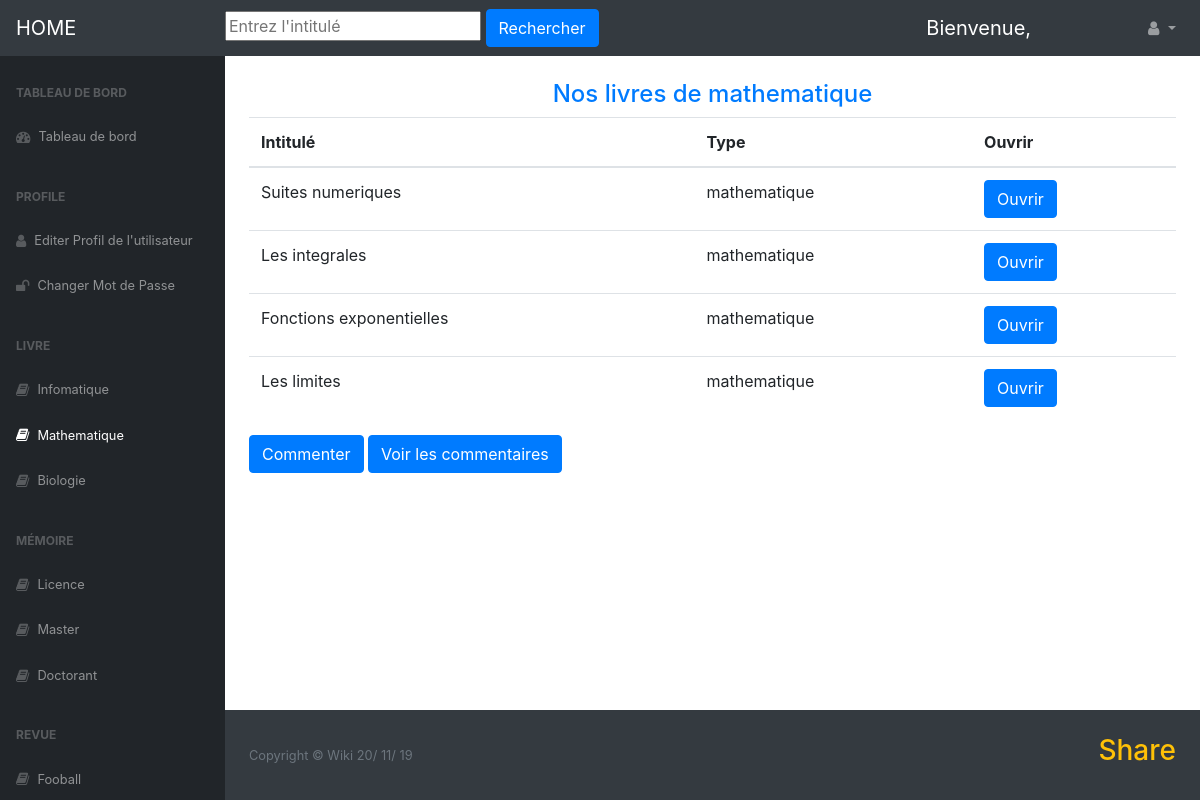
The page /Math/ on the database its author committed.
### blog/models.py (models this page shows, shortened)
class Document(models.Model):
    intitulé = models.CharField(max_length=100, default="")
    nomAuteur = models.CharField(max_length=100, default="")
    maison_edition = models.CharField(max_length=100, default="")
    annéeEdition = models.DateField(max_length=100, default="")
    nombrePages = models.IntegerField()
    type = models.CharField(max_length=100, default="")
    class Meta:
        abstract = True

class Livre(Document):
    Nbre_tome = models.IntegerField(default=None)
    livre = models.FileField(upload_to='livre', default="")

### blog/views.py (the view)
# urls.py: path('Math/', views.Math, name='mathematique'),
def Math(request):
    livres = Livre.objects.all()
    return render(request, 'blog/Mathematique.html', {'livres': livres})

### blog/templates/blog/Mathematique.html (shortened to what this page needs)
{%load static%}
{% load social_share %}
<!DOCTYPE html>
<html lang="fr">
<head>
	<link rel="stylesheet" type="text/css" href="{% static 'blog/css/bootstrap/bootstrap.min.css'%}">
    <link rel="stylesheet" type="text/css" href="{% static 'blog/css/style/style.css'%}">
    <link rel="stylesheet" type="text/css" href="{% static 'blog/css/style/style1.css'%}">
    <link rel="stylesheet" type="text/css" href="{% static 'blog/css/fonts/fontawesome/font-awesome.min.css'%}">
</head>
<body class="sb-nav-fixed">
	<nav class="sb-topnav navbar navbar-expand navbar-dark bg-dark">
			  <a class="navbar-brand" href="{%url 'home'%}">HOME</a>
                <form method="post" action="{% url 'search'%}">
                                      <input type="text" name="search" class="" placeholder="Entrez l'intitulé">
                                      <button type="submit" class="btn btn-primary btn sm">Rechercher</button>
               </form>
                                <br><br>
			  <div class="collapse navbar-collapse" id="navbarSupportedContent">
				    <ul class="navbar-nav ml-auto">
				    	<a class="navbar-brand" href="#">
				    		<div class="user-tools">
									Bienvenue,
			               </div>
				    	</a>
		                <li class="nav-item dropdown">
		                    <a class="nav-link dropdown-toggle" id="userDropdown" href="#" role="button" data-toggle="dropdown" aria-haspopup="true" aria-expanded="false"><i class="fa fa-user fa-fw"></i></a>
		                </li>
                   </ul>
               </div>
    </nav>
     <div id="layoutSidenav">
            <div id="layoutSidenav_nav">
                <nav class="sb-sidenav accordion sb-sidenav-dark" id="sidenavAccordion">
                    <div class="sb-sidenav-menu">
                        <div class="nav">
                            <div class="sb-sidenav-menu-heading">TAbleau de Bord</div>
                            <a class="nav-link" href="{%url 'accueil'%}"
                                ><div class="sb-nav-link-icon"><i class="fa fa-tachometer"></i></div>
                                <small>Tableau de bord</small>
                            </a>
                             <div class="sb-sidenav-menu-heading">Profile</div>
                            <a class="nav-link" href="{%url 'edit_profile'%}"
                                ><div class="sb-nav-link-icon"><i class="fa fa-user"></i></div>
                                <small>Editer Profil de l'utilisateur</small>
                            </a>
                                <a class="nav-link" href="{%url 'password'%}">
                                        <div class="sb-nav-link-icon"><i class="fa fa-unlock"></i></div>
                                    <small>Changer Mot de Passe</small>
                                </a>
                            <div class="sb-sidenav-menu-heading">Livre</div>
                            <a class="nav-link" href="{% url 'informatique'%}"
                                ><div class="sb-nav-link-icon"><i class="fa fa-book"></i></div>
                                <small>Infomatique</small>
                                </a>
                             <a class="nav-link" href="{% url 'mathematique' %}"
                                ><div class="sb-nav-link-icon"><i class="fa fa-book"></i></div>
                                <small>Mathematique</small>
                                </a
                            >
                            <a class="nav-link" href="{% url 'biologie'%}">
                                    <div class="sb-nav-link-icon"><i class="fa fa-book"></i></div>
                                    <small> Biologie</small>
                             </a>
                            <div class="sb-sidenav-menu-heading">Mémoire</div>
                            <a class="nav-link" href="{% url 'licence'%}"
                                ><div class="sb-nav-link-icon"><i class="fa fa-book"></i></div>
                                <small>Licence</small>
                                </a
                            ><a class="nav-link" href="{% url 'master'%}"
                                ><div class="sb-nav-link-icon"><i class="fa fa-book"></i></div>
                                <small>Master</small>
                                </a
                            >
                            <a class="nav-link" href="{% url 'doctorat'%}">
                                    <div class="sb-nav-link-icon"><i class="fa fa-book"></i></div>
                                    <small>Doctorant</small>
                             </a>
                            <div class="sb-sidenav-menu-heading">Revue</div>
                            <a class="nav-link" href="{% url 'football'%}"
                                ><div class="sb-nav-link-icon"><i class="fa fa-book"></i></div>
                                <small>Fooball</small>
                                </a>
                        </div>
                    </div>
                </nav>
            </div>
            <div id="layoutSidenav_content">
                <main>
                    <div class="container-fluid">
                        <h4 class="mt-4 text-center text-primary">Nos livres de mathematique</h4>
                          <table class="table">
                             <thead>
                                     <tr>
                                         <th>Intitulé</th>
                                         <th>Type</th>
                                         <th>Ouvrir</th>
                                     </tr>
                             </thead>
                              <tbody>
                                      {%for livre in livres %}
                                          {% if livre.type == "mathematique" %}
                                            <tr>
                                               <td>{{livre.intitulé}}</td>
                                               <td>{{livre.type}}</td>
                                               <td><a href="{{livre.livre.url}}" class="btn btn-primary btn sm" target="_blank">Ouvrir</a></td>
                                             </tr>
                                         {% endif %}
                                       {%endfor%}
                              </tbody>
                          </table>
                         <a href="{% url 'review'%}" class="btn btn-primary">Commenter</a>
                          <a href="{%url 'avis_livre'%}" class="btn-primary btn sm" target="_blank" >Voir les commentaires</a>
                    </div>
                </main>
                <br>
                <footer class="py-4 bg-dark mt-auto">
                    <div class="container-fluid">
                        <div class="d-flex align-items-center justify-content-between small">
                            <div class="text-muted">Copyright &copy; Wiki {% now 'y/' %} {% now 'm/' %} {% now 'd' %}
                            </div>
                            <div>
                                                  <h3 class="text-warning">Share</h3>
                                                    {% post_to_whatsapp object_or_url "Share via WhatsApp" %}</div>
                        </div>
                    </div>
                </footer>
            </div>
        </div>
</body>
</html>

### rows shown on the page
Livre: intitulé "Suites numeriques", type "mathematique"
Livre: intitulé "Les integrales", type "mathematique"
Livre: intitulé "Fonctions exponentielles", type "mathematique"
Livre: intitulé "Les limites", type "mathematique"
